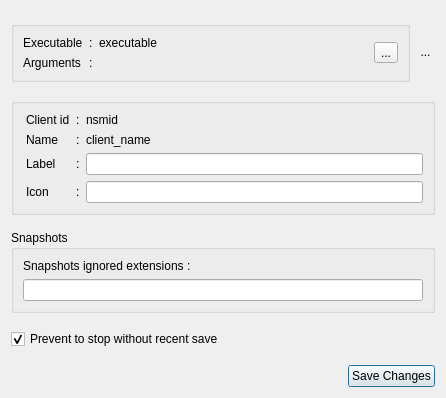
<?xml version="1.0" encoding="UTF-8"?>
<ui version="4.0">
 <class>Dialog</class>
 <widget class="QDialog" name="Dialog">
  <property name="geometry">
   <rect>
    <x>0</x>
    <y>0</y>
    <width>446</width>
    <height>398</height>
   </rect>
  </property>
  <property name="sizePolicy">
   <sizepolicy hsizetype="Fixed" vsizetype="Preferred">
    <horstretch>0</horstretch>
    <verstretch>0</verstretch>
   </sizepolicy>
  </property>
  <property name="windowTitle">
   <string>Properties</string>
  </property>
  <layout class="QVBoxLayout" name="verticalLayout">
   <item>
    <spacer name="verticalSpacer">
     <property name="orientation">
      <enum>Qt::Vertical</enum>
     </property>
     <property name="sizeType">
      <enum>QSizePolicy::MinimumExpanding</enum>
     </property>
     <property name="sizeHint" stdset="0">
      <size>
       <width>20</width>
       <height>0</height>
      </size>
     </property>
    </spacer>
   </item>
   <item>
    <layout class="QHBoxLayout" name="horizontalLayout">
     <item>
      <widget class="QGroupBox" name="groupBoxExecArgs">
       <property name="title">
        <string/>
       </property>
       <layout class="QGridLayout" name="gridLayout_3">
        <item row="0" column="1">
         <widget class="QLabel" name="label_4">
          <property name="sizePolicy">
           <sizepolicy hsizetype="Fixed" vsizetype="Preferred">
            <horstretch>0</horstretch>
            <verstretch>0</verstretch>
           </sizepolicy>
          </property>
          <property name="text">
           <string>:</string>
          </property>
         </widget>
        </item>
        <item row="0" column="0">
         <widget class="QLabel" name="label">
          <property name="sizePolicy">
           <sizepolicy hsizetype="Minimum" vsizetype="Minimum">
            <horstretch>0</horstretch>
            <verstretch>0</verstretch>
           </sizepolicy>
          </property>
          <property name="text">
           <string>Executable</string>
          </property>
         </widget>
        </item>
        <item row="0" column="2">
         <widget class="QLabel" name="labelExecutable">
          <property name="sizePolicy">
           <sizepolicy hsizetype="Minimum" vsizetype="Fixed">
            <horstretch>0</horstretch>
            <verstretch>0</verstretch>
           </sizepolicy>
          </property>
          <property name="text">
           <string>executable</string>
          </property>
         </widget>
        </item>
        <item row="1" column="0">
         <widget class="QLabel" name="label_11">
          <property name="sizePolicy">
           <sizepolicy hsizetype="Fixed" vsizetype="Minimum">
            <horstretch>0</horstretch>
            <verstretch>0</verstretch>
           </sizepolicy>
          </property>
          <property name="text">
           <string>Arguments</string>
          </property>
         </widget>
        </item>
        <item row="1" column="1">
         <widget class="QLabel" name="label_12">
          <property name="sizePolicy">
           <sizepolicy hsizetype="Fixed" vsizetype="Preferred">
            <horstretch>0</horstretch>
            <verstretch>0</verstretch>
           </sizepolicy>
          </property>
          <property name="text">
           <string>:</string>
          </property>
         </widget>
        </item>
        <item row="1" column="2">
         <widget class="QLabel" name="labelArguments">
          <property name="sizePolicy">
           <sizepolicy hsizetype="Expanding" vsizetype="Fixed">
            <horstretch>0</horstretch>
            <verstretch>0</verstretch>
           </sizepolicy>
          </property>
          <property name="text">
           <string/>
          </property>
         </widget>
        </item>
        <item row="0" column="3" rowspan="2">
         <widget class="QToolButton" name="toolButtonEditExecutable">
          <property name="toolTip">
           <string>Edit executable</string>
          </property>
          <property name="text">
           <string>...</string>
          </property>
          <property name="icon">
           <iconset theme="edit-rename">
            <normaloff>.</normaloff>.</iconset>
          </property>
         </widget>
        </item>
       </layout>
      </widget>
     </item>
     <item>
      <widget class="QToolButton" name="toolButtonIcon">
       <property name="baseSize">
        <size>
         <width>48</width>
         <height>48</height>
        </size>
       </property>
       <property name="styleSheet">
        <string notr="true">QToolButton{border:none}</string>
       </property>
       <property name="text">
        <string>...</string>
       </property>
       <property name="icon">
        <iconset theme="application-pdf">
         <normaloff>.</normaloff>.</iconset>
       </property>
       <property name="iconSize">
        <size>
         <width>48</width>
         <height>48</height>
        </size>
       </property>
      </widget>
     </item>
    </layout>
   </item>
   <item>
    <spacer name="verticalSpacer_3">
     <property name="orientation">
      <enum>Qt::Vertical</enum>
     </property>
     <property name="sizeType">
      <enum>QSizePolicy::MinimumExpanding</enum>
     </property>
     <property name="sizeHint" stdset="0">
      <size>
       <width>20</width>
       <height>0</height>
      </size>
     </property>
    </spacer>
   </item>
   <item>
    <widget class="QGroupBox" name="groupBox">
     <property name="title">
      <string/>
     </property>
     <layout class="QGridLayout" name="gridLayout_2">
      <item row="0" column="0">
       <layout class="QGridLayout" name="gridLayout" columnstretch="0,0,0,0,0">
        <item row="2" column="1">
         <widget class="QLabel" name="label_6">
          <property name="sizePolicy">
           <sizepolicy hsizetype="Fixed" vsizetype="Minimum">
            <horstretch>0</horstretch>
            <verstretch>0</verstretch>
           </sizepolicy>
          </property>
          <property name="text">
           <string>Label</string>
          </property>
         </widget>
        </item>
        <item row="2" column="2">
         <widget class="QLabel" name="label_9">
          <property name="sizePolicy">
           <sizepolicy hsizetype="Fixed" vsizetype="Preferred">
            <horstretch>0</horstretch>
            <verstretch>0</verstretch>
           </sizepolicy>
          </property>
          <property name="text">
           <string>:</string>
          </property>
         </widget>
        </item>
        <item row="0" column="2">
         <widget class="QLabel" name="label_7">
          <property name="sizePolicy">
           <sizepolicy hsizetype="Fixed" vsizetype="Preferred">
            <horstretch>0</horstretch>
            <verstretch>0</verstretch>
           </sizepolicy>
          </property>
          <property name="text">
           <string>:</string>
          </property>
         </widget>
        </item>
        <item row="3" column="3" colspan="2">
         <widget class="QLineEdit" name="lineEditIcon"/>
        </item>
        <item row="2" column="3" colspan="2">
         <widget class="QLineEdit" name="lineEditLabel"/>
        </item>
        <item row="0" column="3" colspan="2">
         <widget class="QLabel" name="labelId">
          <property name="sizePolicy">
           <sizepolicy hsizetype="Expanding" vsizetype="Fixed">
            <horstretch>0</horstretch>
            <verstretch>0</verstretch>
           </sizepolicy>
          </property>
          <property name="text">
           <string>nsmid</string>
          </property>
         </widget>
        </item>
        <item row="3" column="2">
         <widget class="QLabel" name="label_10">
          <property name="sizePolicy">
           <sizepolicy hsizetype="Fixed" vsizetype="Preferred">
            <horstretch>0</horstretch>
            <verstretch>0</verstretch>
           </sizepolicy>
          </property>
          <property name="text">
           <string>:</string>
          </property>
         </widget>
        </item>
        <item row="1" column="3" colspan="2">
         <widget class="QLabel" name="labelClientName">
          <property name="sizePolicy">
           <sizepolicy hsizetype="Expanding" vsizetype="Fixed">
            <horstretch>0</horstretch>
            <verstretch>0</verstretch>
           </sizepolicy>
          </property>
          <property name="text">
           <string>client_name</string>
          </property>
         </widget>
        </item>
        <item row="1" column="2">
         <widget class="QLabel" name="label_8">
          <property name="sizePolicy">
           <sizepolicy hsizetype="Fixed" vsizetype="Preferred">
            <horstretch>0</horstretch>
            <verstretch>0</verstretch>
           </sizepolicy>
          </property>
          <property name="text">
           <string>:</string>
          </property>
         </widget>
        </item>
        <item row="3" column="1">
         <widget class="QLabel" name="label_5">
          <property name="sizePolicy">
           <sizepolicy hsizetype="Fixed" vsizetype="Minimum">
            <horstretch>0</horstretch>
            <verstretch>0</verstretch>
           </sizepolicy>
          </property>
          <property name="text">
           <string>Icon</string>
          </property>
         </widget>
        </item>
        <item row="1" column="1">
         <widget class="QLabel" name="label_2">
          <property name="sizePolicy">
           <sizepolicy hsizetype="Fixed" vsizetype="Minimum">
            <horstretch>0</horstretch>
            <verstretch>0</verstretch>
           </sizepolicy>
          </property>
          <property name="text">
           <string>Name</string>
          </property>
         </widget>
        </item>
        <item row="0" column="1">
         <widget class="QLabel" name="label_3">
          <property name="sizePolicy">
           <sizepolicy hsizetype="Fixed" vsizetype="Minimum">
            <horstretch>0</horstretch>
            <verstretch>0</verstretch>
           </sizepolicy>
          </property>
          <property name="text">
           <string>Client id</string>
          </property>
         </widget>
        </item>
        <item row="2" column="0">
         <spacer name="horizontalSpacer">
          <property name="orientation">
           <enum>Qt::Horizontal</enum>
          </property>
          <property name="sizeType">
           <enum>QSizePolicy::Fixed</enum>
          </property>
          <property name="sizeHint" stdset="0">
           <size>
            <width>3</width>
            <height>20</height>
           </size>
          </property>
         </spacer>
        </item>
       </layout>
      </item>
     </layout>
    </widget>
   </item>
   <item>
    <spacer name="verticalSpacer_5">
     <property name="orientation">
      <enum>Qt::Vertical</enum>
     </property>
     <property name="sizeType">
      <enum>QSizePolicy::MinimumExpanding</enum>
     </property>
     <property name="sizeHint" stdset="0">
      <size>
       <width>20</width>
       <height>0</height>
      </size>
     </property>
    </spacer>
   </item>
   <item>
    <widget class="QGroupBox" name="groupBox_2">
     <property name="title">
      <string>Snapshots</string>
     </property>
     <layout class="QVBoxLayout" name="verticalLayout_3">
      <item>
       <widget class="QLabel" name="label_13">
        <property name="sizePolicy">
         <sizepolicy hsizetype="Minimum" vsizetype="Minimum">
          <horstretch>0</horstretch>
          <verstretch>0</verstretch>
         </sizepolicy>
        </property>
        <property name="toolTip">
         <string>&lt;html&gt;&lt;head/&gt;&lt;body&gt;&lt;p&gt;Edit here what types of files inside the client folders&lt;br/&gt;should be ignored in session snapshots.&lt;/p&gt;&lt;p&gt;Indexed files will remain so.&lt;/p&gt;&lt;/body&gt;&lt;/html&gt;</string>
        </property>
        <property name="text">
         <string>Snapshots ignored extensions :</string>
        </property>
       </widget>
      </item>
      <item>
       <widget class="QLineEdit" name="lineEditIgnoredExtensions">
        <property name="toolTip">
         <string>&lt;html&gt;&lt;head/&gt;&lt;body&gt;&lt;p&gt;Edit here what types of files inside the client folders&lt;br/&gt;should be ignored in session snapshots.&lt;/p&gt;&lt;p&gt;Indexed files will remain so.&lt;/p&gt;&lt;/body&gt;&lt;/html&gt;</string>
        </property>
       </widget>
      </item>
     </layout>
    </widget>
   </item>
   <item>
    <spacer name="verticalSpacer_4">
     <property name="orientation">
      <enum>Qt::Vertical</enum>
     </property>
     <property name="sizeType">
      <enum>QSizePolicy::MinimumExpanding</enum>
     </property>
     <property name="sizeHint" stdset="0">
      <size>
       <width>20</width>
       <height>0</height>
      </size>
     </property>
    </spacer>
   </item>
   <item>
    <widget class="QCheckBox" name="checkBoxSaveStop">
     <property name="text">
      <string>Prevent to stop without recent save</string>
     </property>
     <property name="checked">
      <bool>true</bool>
     </property>
    </widget>
   </item>
   <item>
    <spacer name="verticalSpacer_2">
     <property name="orientation">
      <enum>Qt::Vertical</enum>
     </property>
     <property name="sizeType">
      <enum>QSizePolicy::MinimumExpanding</enum>
     </property>
     <property name="sizeHint" stdset="0">
      <size>
       <width>20</width>
       <height>0</height>
      </size>
     </property>
    </spacer>
   </item>
   <item>
    <layout class="QHBoxLayout" name="horizontalLayout_2">
     <item>
      <spacer name="horizontalSpacer_2">
       <property name="orientation">
        <enum>Qt::Horizontal</enum>
       </property>
       <property name="sizeHint" stdset="0">
        <size>
         <width>40</width>
         <height>20</height>
        </size>
       </property>
      </spacer>
     </item>
     <item>
      <widget class="QPushButton" name="pushButtonSaveChanges">
       <property name="text">
        <string>Save Changes</string>
       </property>
       <property name="icon">
        <iconset theme="document-save">
         <normaloff>.</normaloff>.</iconset>
       </property>
      </widget>
     </item>
    </layout>
   </item>
  </layout>
 </widget>
 <resources/>
 <connections/>
</ui>
